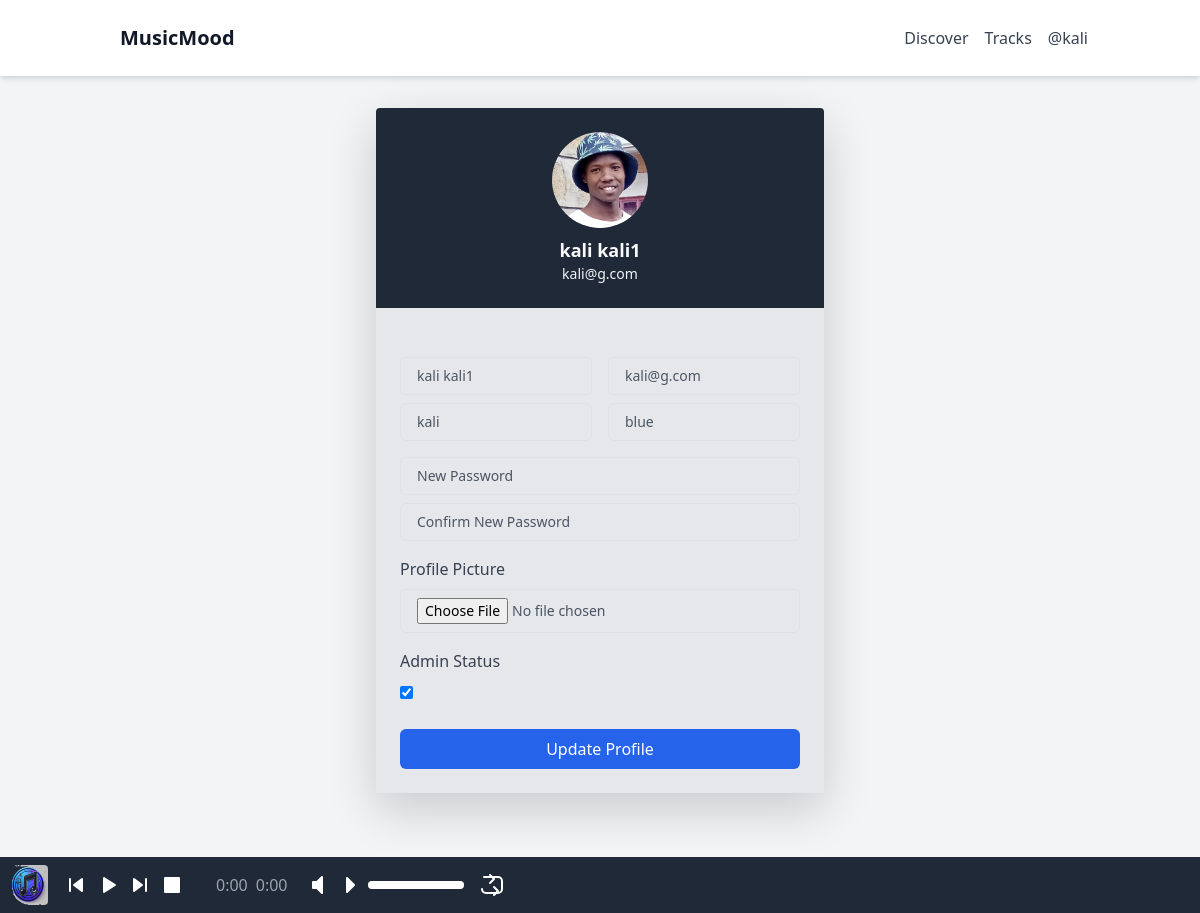
Screenshot of /auth/update_profile (signed in) with the database file from the repository.
### app/models.py (models this page shows, shortened)
class Users(db.Model, UserMixin):
    id = db.Column(db.String(36), primary_key=True, default=lambda: str(uuid.uuid4()))
    username = db.Column(db.String(20), nullable=False, unique=True)
    name = db.Column(db.String(200), nullable=False)
    email = db.Column(db.String(120), nullable=False, unique=True)
    favorite_color = db.Column(db.String(120))
    date_added = db.Column(db.DateTime, nullable=False, default=datetime.utcnow)
    profile_pic = db.Column(db.String(255), nullable=True)
    is_admin = db.Column(db.Boolean, default=False)
    is_creater = db.Column(db.Boolean, default=False)
    playlists = db.relationship('Playlist', back_populates='user', cascade='all, delete-orphan')
    password_hash = db.Column(db.String(256))

### app/auth.py (the view)
@auth.route('/update_profile', methods=['GET', 'POST'])
@login_required
def update_profile():
    form = UpdateProfileForm(obj=current_user)
    if form.validate_on_submit():
        try:
            if form.password.data and form.password.data != form.confirm_password.data:
                flash('Passwords do not match. Please try again.', 'danger')
                return render_template('auth/update_profile.html', form=form)
            if form.password.data:
                current_user.password_hash = generate_password_hash(form.password.data, method='pbkdf2:sha256')
            if form.name.data:
                current_user.name = form.name.data
            if form.username.data:
                current_user.username = form.username.data
            if form.email.data:
                current_user.email = form.email.data
            if form.favorite_color.data:
                current_user.favorite_color = form.favorite_color.data
            if form.is_admin.data is not None:
                current_user.is_admin = form.is_admin.data
            if form.profile_pic.data and hasattr(form.profile_pic.data, 'filename'):
                if is_image_file(form.profile_pic.data):
                    pic_filename = secure_filename(form.profile_pic.data.filename)
                    file_path = os.path.join('static/profile_pics', pic_filename)
                    full_file_path = os.path.join(current_app.root_path, file_path)
                    form.profile_pic.data.save(full_file_path)
                    compress_image(full_file_path, full_file_path)
                    current_user.profile_pic = pic_filename
                else:
                    flash('Invalid file type. Please upload an image file.', 'danger')
                    return render_template('auth/update_profile.html', form=form)
            db.session.commit()
            flash('Your profile has been updated!', 'success')
            return redirect(url_for('main.songs'))
        except Exception as e:
            db.session.rollback()
            flash(f"An error occurred while updating your profile: {e}", 'danger')
    else:
        if request.method == 'POST':
            for field, errors in form.errors.items():
                for error in errors:
                    flash(f"Error in {getattr(form, field).label.text}: {error}", 'danger')
    return render_template('auth/update_profile.html', form=form)

### app/forms.py
class UpdateProfileForm(FlaskForm):
		name = StringField('Name', validators=[Optional(), Length(min=2, max=20)])
		username = StringField('Username', validators=[Optional(), Length(min=2, max=20)])
		email = StringField("Email", validators=[Optional(), Email()])
		favorite_color = StringField("Favorite Color")
		password = PasswordField('New Password', validators=[Optional()])
		confirm_password = PasswordField('Confirm New Password', validators=[Optional(), EqualTo('password')])
		profile_pic = FileField('Profile Picture')
		is_admin = BooleanField('Admin')
		submit = SubmitField('Update')

### app/__init__.py (called while the page is built)
def create_app():
    app = Flask(__name__)
    app.config.from_object(Config)
    db.init_app(app)
    migrate = Migrate(app, db)
    from .routes import main
    from .auth import auth  # Import the auth Blueprint
    app.register_blueprint(main)
    app.register_blueprint(auth, url_prefix='/auth')  # Register the auth Blueprint with a URL prefix
    login_manager = LoginManager()
    login_manager.init_app(app)
    login_manager.login_view = 'auth.login'
    @login_manager.user_loader
    def load_user(user_id):
        return Users.query.get(str(user_id))
    @app.errorhandler(404)
    def page_not_found(e):
        return render_template('404.html'), 404
    return app

### app/templates/auth/update_profile.html (shortened to what this page needs)
{% extends "base.html" %}
{% block content %}
<div class="mx-auto right-0 mt-2 w-full max-w-md pb-24">
    <div class="bg-white rounded overflow-hidden shadow-lg">
        <div class="text-center p-6 bg-gray-800 border-b">
            <img class="h-24 w-24 text-white rounded-full mx-auto" src="{{ url_for('static', filename='profile_pics/' ~ (current_user.profile_pic if current_user.profile_pic else 'default.png')) }}" alt="Profile Picture">
            <p class="pt-2 text-lg font-semibold text-gray-50">{{ current_user.name }}</p>
            <p class="text-sm text-gray-100">{{ current_user.email }}</p>
        </div>
        <div class="p-6 bg-gray-200">
            <form method="POST" enctype="multipart/form-data" class="space-y-6">
                <div class="grid grid-cols-1 sm:grid-cols-2 gap-4">
                    <div class="space-y-2">
                        {{ form.name(class="w-full bg-transparent text-gray-600 rounded-md border border-gray-300 px-3 py-2 text-sm placeholder-gray-600 invalid:border-red-500", placeholder="Your Name") }}
                        {{ form.username(class="w-full bg-transparent text-gray-600 rounded-md border border-gray-300 px-3 py-2 text-sm placeholder-gray-600 invalid:border-red-500", placeholder="Your Username") }}
                    </div>
                    <div class="space-y-2">
                        {{ form.email(class="w-full bg-transparent text-gray-600 rounded-md border border-gray-300 px-3 py-2 text-sm placeholder-gray-600 invalid:border-red-500", placeholder="Your Email") }}
                        {{ form.favorite_color(class="w-full bg-transparent text-gray-600 rounded-md border border-gray-300 px-3 py-2 text-sm placeholder-gray-600 invalid:border-red-500", placeholder="Your Favorite Color") }}
                    </div>
                    <div class="space-y-2 col-span-1 sm:col-span-2">
                        {{ form.password(class="w-full bg-transparent text-gray-600 rounded-md border border-gray-300 px-3 py-2 text-sm placeholder-gray-600 invalid:border-red-500", placeholder="New Password") }}
                        {{ form.confirm_password(class="w-full bg-transparent text-gray-600 rounded-md border border-gray-300 px-3 py-2 text-sm placeholder-gray-600 invalid:border-red-500", placeholder="Confirm New Password") }}
                    </div>
                    <div class="col-span-1 sm:col-span-2">
                        <label for="profile_pic" class="block text-gray-700 mb-2">Profile Picture</label>
                        {{ form.profile_pic(class="w-full bg-transparent text-gray-600 rounded-md border border-gray-300 px-3 py-2 text-sm placeholder-gray-600 invalid:border-red-500") }}
                    </div>
                    {% if current_user.is_admin %}
                    <div class="col-span-1 sm:col-span-2">
                        <label for="is_admin" class="block text-gray-700 mb-2">Admin Status</label>
                        {{ form.is_admin(class="bg-transparent text-gray-600 rounded-md border border-gray-300 px-3 py-2 text-sm placeholder-gray-600 invalid:border-red-500") }}
                    </div>
                    {% endif %}
                </div>
                <div class="mt-6">
                    <button class="w-full h-10 bg-blue-600 hover:bg-blue-700 active:bg-blue-800 focus:bg-blue-700 transition duration-500 rounded-md text-white">
                        Update Profile
                    </button>
                </div>
            </form>
        </div>
    </div>
</div>
{% endblock %}

### app/templates/base.html (shortened to what this page needs)
<!DOCTYPE html>
<html lang="en">
<head>
    <link href="https://stackpath.bootstrapcdn.com/bootstrap/4.5.2/css/bootstrap.min.css" rel="stylesheet">
    <link href="https://cdn.jsdelivr.net/npm/tailwindcss@2.2.19/dist/tailwind.min.css" rel="stylesheet">
</head>
<body class="bg-gray-100 text-gray-900 flex flex-col min-h-screen">
    <header class="bg-white shadow-md w-full">
        <div class="container mx-auto flex justify-between items-center p-4">
            <div class="logo flex items-center">
                <a href="{{ url_for('main.songs') }}" class="text-xl font-semibold ml-2">MusicMood</a>
            </div>
            <nav class="flex items-center space-x-4">
                <a href="{{ url_for('main.songs')}}" class="text-gray-700 hover:text-gray-900">Discover</a>
                <a href="{{ url_for('main.songs')}}" class="text-gray-700 hover:text-gray-900">Tracks</a>
                {% if current_user.is_authenticated %}
                    <a href="{{ url_for('auth.profile')}}" class="text-gray-700 hover:text-gray-900">@{{ current_user.username }}</a>
                {% endif %}
            </nav>
        </div>
    </header>
    <div id="content" class="flex-grow container mx-auto p-4">
        {% block content %}
        {% endblock %}
    </div>
    <footer class="fixed bottom-0 left-0 w-full bg-gray-800 p-2 flex items-center justify-between z-50">
        <div id="jp_container" class="jp-audio flex items-center w-full" role="application" aria-label="media player">
            <div class="flex items-center space-x-4">
                <div class="flex items-center space-x-4">
                    <img id="jp_cover" src="{{ url_for('static', filename='img/default.png') }}" alt="Cover Image" class="h-10 w-10 rounded">
                </div>
                <div class="jp-controls flex items-center space-x-2 mx-auto">
                    <button class="jp-previous text-white focus:outline-none" role="button" tabindex="0" aria-label="Previous">
                        <svg width="24" height="24" fill="none">
                            <path d="M10 12l8-6v12l-8-6Z" fill="currentColor" stroke="currentColor" stroke-width="2" stroke-linecap="round" stroke-linejoin="round" />
                            <path d="M6 6v12" stroke="currentColor" stroke-width="2" stroke-linecap="round" stroke-linejoin="round" />
                        </svg>
                    </button>
                    <button class="jp-play text-white focus:outline-none" role="button" tabindex="0" aria-label="Play">
                        <svg width="24" height="24" fill="none">
                            <path d="M8 5v14l11-7L8 5z" fill="currentColor" stroke="currentColor" stroke-width="2" stroke-linecap="round" stroke-linejoin="round" />
                        </svg>
                    </button>
                    <button class="jp-next text-white focus:outline-none" role="button" tabindex="0" aria-label="Next">
                        <svg width="24" height="24" fill="none">
                            <path d="M14 12L6 6v12l8-6Z" fill="currentColor" stroke="currentColor" stroke-width="2" stroke-linecap="round" stroke-linejoin="round" />
                            <path d="M18 6v12" stroke="currentColor" stroke-width="2" stroke-linecap="round" stroke-linejoin="round" />
                        </svg>
                    </button>
                    <button class="jp-stop text-white focus:outline-none" role="button" tabindex="0" aria-label="Stop">
                        <svg width="24" height="24" fill="none">
                            <rect x="5" y="5" width="14" height="14" fill="currentColor" stroke="currentColor" stroke-width="2" stroke-linecap="round" stroke-linejoin="round" />
                        </svg>
                    </button>
                </div>
                <div class="jp-time-holder flex items-center space-x-2 text-gray-400">
                    <div class="jp-current-time" role="timer" aria-label="time">0:00</div>
                    <div class="jp-duration" role="timer" aria-label="duration">0:00</div>
                </div>
                <div class="jp-volume-controls flex items-center space-x-2">
                    <button class="jp-mute text-white focus:outline-none" role="button" tabindex="0" aria-label="Mute">
                        <svg width="24" height="24" fill="none">
                            <path d="M9 9v6h4l5 5V4l-5 5H9z" fill="currentColor" stroke="currentColor" stroke-width="2" stroke-linecap="round" stroke-linejoin="round" />
                        </svg>
                    </button>
                    <button class="jp-volume-max text-white focus:outline-none" role="button" tabindex="0" aria-label="Max Volume">
                        <svg width="24" height="24" fill="none">
                            <path d="M11 5v14l7-7-7-7z" fill="currentColor" stroke="currentColor" stroke-width="2" stroke-linecap="round" stroke-linejoin="round" />
                        </svg>
                    </button>
                    <div class="jp-volume-bar bg-gray-600 rounded h-2 cursor-pointer w-24">
                        <div class="jp-volume-bar-value bg-white h-2 rounded"></div>
                    </div>
                </div>
                <div class="jp-toggles flex items-center space-x-2">
                    <button class="jp-repeat text-white focus:outline-none" role="button" tabindex="0" aria-label="Repeat">
                    </button>
                </div>
            </div>
        </div>
    </footer>
</body>
</html>

### rows the page displays
Users: username "kali", profile_pic (picture), name "kali kali1", email "kali@g.com", favorite_color "blue", is_admin "☑"
